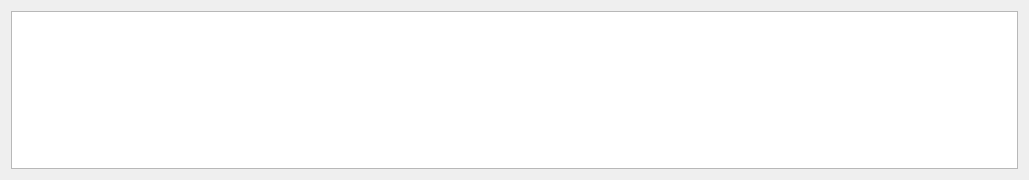
<?xml version="1.0" encoding="UTF-8"?>
<ui version="4.0">
 <class>SplitCmpThumbLoaderWidget</class>
 <widget class="QWidget" name="SplitCmpThumbLoaderWidget">
  <property name="geometry">
   <rect>
    <x>0</x>
    <y>0</y>
    <width>1029</width>
    <height>180</height>
   </rect>
  </property>
  <property name="windowTitle">
   <string>Form</string>
  </property>
  <layout class="QHBoxLayout" name="horizontalLayout">
   <item>
    <widget class="QListWidget" name="listWidgetThumbs"/>
   </item>
  </layout>
 </widget>
 <resources/>
 <connections/>
</ui>
